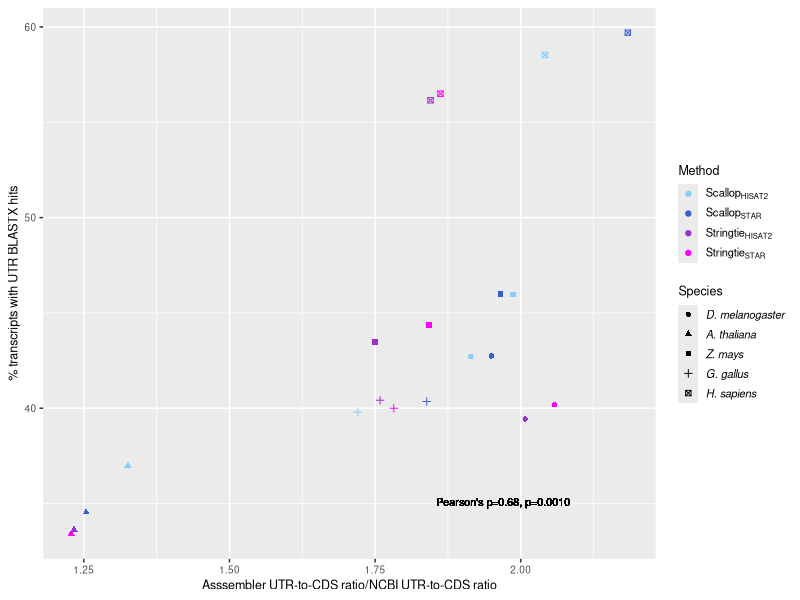
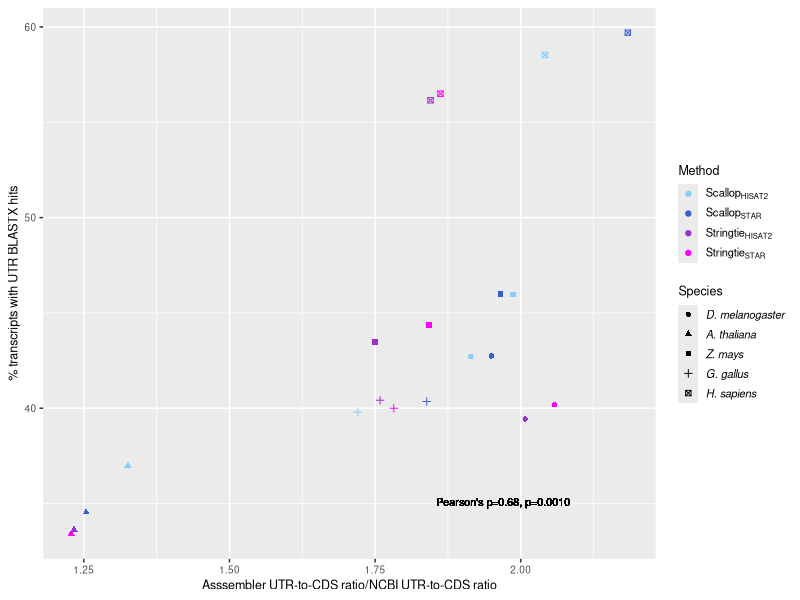

Recreate these plots in R, in order.
## ---- chunk 1
currentdir=getwd()
setwd(currentdir)
library(tidyverse)
## ---- chunk 2
annotations <-read_csv("../../data/Table_S3.csv")
annotations <- annotations %>% filter(group!="heliconines") %>% filter(method %in% c("ScalHisat","ScalStar","StrHisat","StrStar"))
pred_utrs <- annotations %>% select(species,group,method,PredUtrCdsRatio,NumberCdsWithAnnotatedUtrs,NumberTscriptUtrBlastxHitToSpecies)
genomeQC <-read_csv("../../data/GenomeQcMetrics_2024.11.25.csv")
genome_utr <- genomeQC %>% select(Species,RefMedianUtrCdsRatio) %>%
              dplyr::rename(species=Species)
genome_utr <- genome_utr %>% mutate(species = str_replace(species, "dmelanogaster", "D. melanogaster")) %>%
              mutate(species = str_replace(species, "dpseudoobscura", "D. pseudoobscura")) %>%  
              mutate(species = str_replace(species, "dyakuba", "D. yakuba")) %>%
              mutate(species = str_replace(species, "alyrata", "A. lyrata")) %>%
              mutate(species = str_replace(species, "athaliana", "A. thaliana")) %>%
              mutate(species = str_replace(species, "boleracea", "B. oleracea")) %>%
              mutate(species = str_replace(species, "crubella", "C. rubella")) %>%
              mutate(species = str_replace(species, "osativa", "O. sativa")) %>%
              mutate(species = str_replace(species, "sitalica", "S. italica")) %>%
              mutate(species = str_replace(species, "bdistachyon", "B. distachyon")) %>%
              mutate(species = str_replace(species, "zmays", "Z. mays")) %>%
              mutate(species = str_replace(species, "bmori", "B. mori")) %>%
              mutate(species = str_replace(species, "herato", "H. erato")) %>%
              mutate(species = str_replace(species, "dplexippus", "D. plexippus")) %>%
              mutate(species = str_replace(species, "human", "H. sapiens")) %>%
              mutate(species = str_replace(species, "macaque", "M. mulatta")) %>%
              mutate(species = str_replace(species, "dog", "C. familiaris")) %>%
              mutate(species = str_replace(species, "mouse", "M. musculus")) %>%
              mutate(species = str_replace(species, "chicken", "G. gallus")) %>%
              mutate(species = str_replace(species, "quail", "C. japonica")) %>%
              mutate(species = str_replace(species, "mallard", "A. platyrhynchos"))

data <-left_join(pred_utrs,genome_utr,by = join_by(species))
data <- data %>% mutate_at(vars(species),factor,levels=c("D. melanogaster","D. pseudoobscura",
              "D. yakuba", "A. thaliana", "A. lyrata","B. oleracea","C. rubella","Z. mays","O. sativa","S. italica",
               "B. distachyon", "G. gallus","A. platyrhynchos","C. japonica","H. sapiens","M. mulatta","C. familiaris","M. musculus","B. mori","H. erato","D. plexippus"))

data4sp <- data %>% filter(species %in% c("D. melanogaster","G. gallus","Z. mays","H. sapiens","A. thaliana")) %>%
mutate(PcentTscriptsUtrBlastx=100*NumberTscriptUtrBlastxHitToSpecies/NumberCdsWithAnnotatedUtrs)
## ---- chunk 3
cortest<-cor.test(data4sp$PcentTscriptsUtrBlastx,data4sp$PredUtrCdsRatio/data4sp$RefMedianUtrCdsRatio)
print(cortest)
method_labels <- c(expression(Scallop[HISAT2]),expression(Scallop[STAR]),
    expression(Stringtie[HISAT2]),expression(Stringtie[STAR]))
## ---- chunk 4
utrratio_toblastxfrac_plot <- data4sp %>% ggplot() + 
      geom_point(mapping=aes(y=PcentTscriptsUtrBlastx,x=PredUtrCdsRatio/RefMedianUtrCdsRatio,color=method,shape=species)) +
      xlab("Asssembler UTR-to-CDS ratio/NCBI UTR-to-CDS ratio") +
      ylab("% transcripts with UTR BLASTX hits") +
      scale_color_manual(labels=method_labels,values=c("lightskyblue", "royalblue3","darkorchid3", "magenta")) +
     guides(color = guide_legend(title = "Method",order=1,label.theme = element_text(angle = 0, size=8,face = "plain"))) +
     guides(shape = guide_legend(title = "Species",order=2,label.theme = element_text(angle = 0, size=8,face = "italic"))) +
     theme(legend.text.align = 0,legend.spacing.y = unit(0.15, "cm"),legend.key.size= unit(0.5, "cm"))  +
     theme(text = element_text(size=9)) +
  geom_text(x=1.97,y=35,label=expression(paste("Pearson's ",rho,"=0.68, p=0.0010")),size=2.7)

print(utrratio_toblastxfrac_plot)
ggsave(file="Figure8.tiff",width=5,height=3.5)
